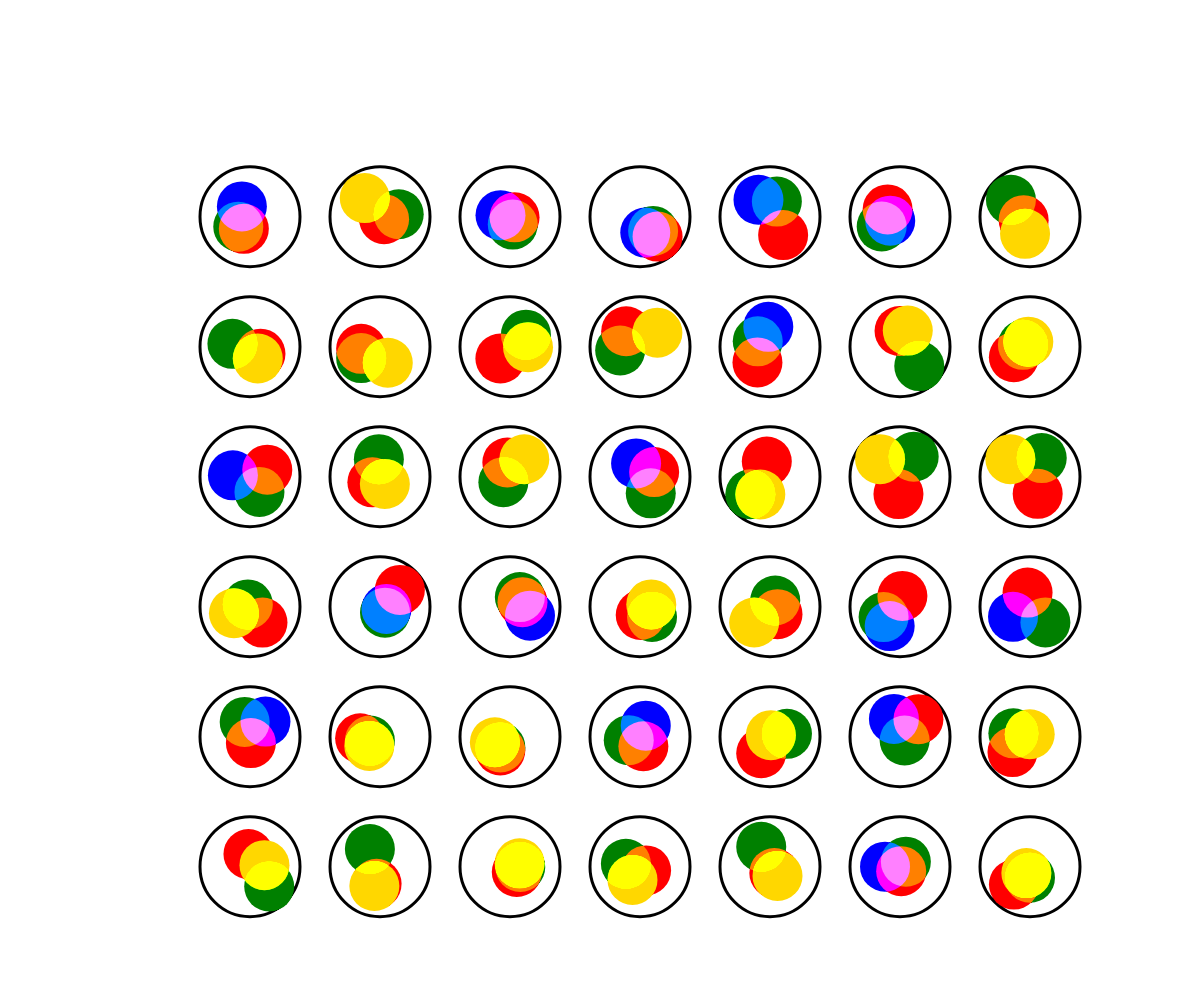
Frame 1 (no input)
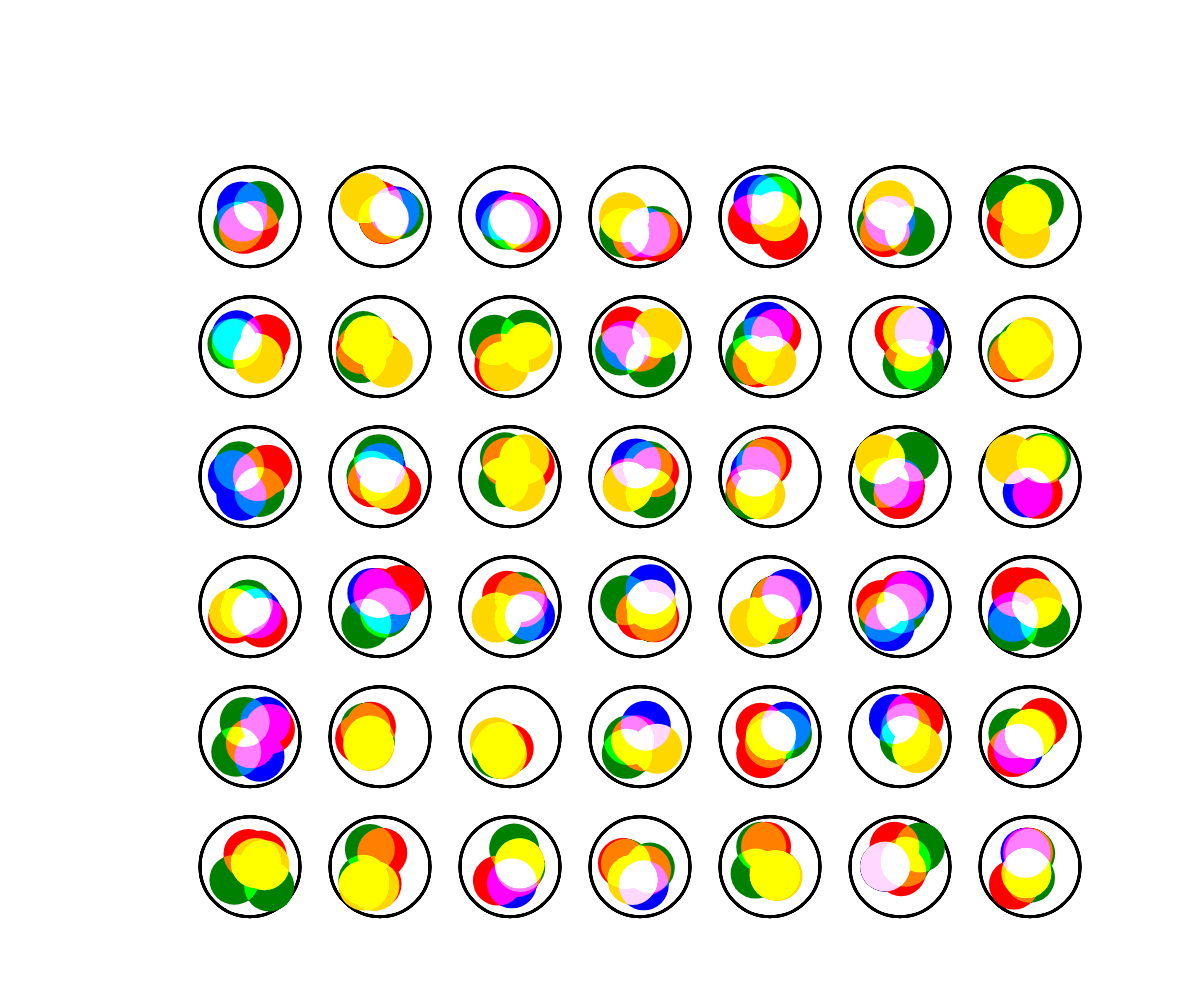
Frame 2 (the mouse pressed at the canvas centre, redrawn once)

The p5.js sketch that drew these frames (run headless with seeded random() and noise() and a simulated clock; the mouse was pressed at the canvas centre and the sketch redrawn once):

// p5.js sketch
// ── sketch.js
function setup() {
  createCanvas(windowWidth, windowHeight);
  frameRate(1);
  noLoop();
}

function draw() {

  // Dimensione e posizione del cerchio esterno
  let size = 50;
  let spacing = 80;
  let XnColonne = windowWidth/(size+spacing)/1.5; // Numero colonne
  let YnRighe = windowHeight/(size+spacing)/1.5; // Numero righe

  // Calcolo della larghezza e dell'altezza totali della griglia
  let gridWidth = (XnColonne * (size + spacing));
  let gridHeight = (YnRighe * (size + spacing));

  // Calcolo delle posizioni iniziali di x e y per centrare la griglia
  let a = ((width - gridWidth) / 2)+size;
  let b = ((height - gridHeight) / 2)+size;
  
   for(let i = 0; i < XnColonne ;i++){
    for(let j = 0; j < YnRighe ;j++){
      drawCircle(a + i * (size + spacing),b + j * (size + spacing),size)
    }
  }   
}

function drawCircle(a, b, size) {
  // Array di colori
  let colori = ["green","red", random(["gold", "blue"])];

  // Array per tenere traccia dei colori già utilizzati
  let coloriUsati = [];

  // Genera posizioni casuali per i cerchi
  let x = random(a-20, a+20);
  let y = random(b-20, b+20);
  let x1 = random(a-20, a+20);
  let y1 = random(b-20, b+20);
  let x2 = random(a-20, a+20);
  let y2 = random(b-20, b+20);

  // Disegna il cerchio esterno
  stroke("black");
  strokeWeight(3);
  fill("#00000000")
  circle(a, b, size * 2);

  // Disegna i cerchi interni con colori diversi
  noStroke();
  blendMode(ADD);

  // Assegna un colore casuale al primo cerchio
  let colore1 = random(colori);
  coloriUsati.push(colore1);
  fill(colore1);
  circle(x, y, size);

  // Assegna un colore diverso al secondo cerchio
  let colore2 = random(colori.filter(colore => colore !== colore1));
  coloriUsati.push(colore2);
  fill(colore2);
  circle(x1, y1, size);

  // Assegna l'ultimo colore rimasto al terzo cerchio
  let colore3 = colori.find(colore => !coloriUsati.includes(colore));
  coloriUsati.push(colore3);
  fill(colore3);
  circle(x2, y2, size);
}
